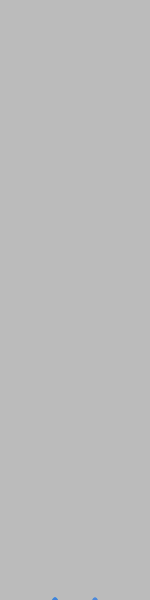
Frame 1 (no input)
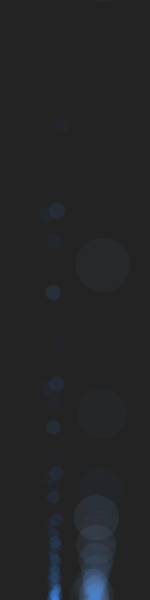
Frame 60 (the mouse pressed at the canvas centre just before this capture)
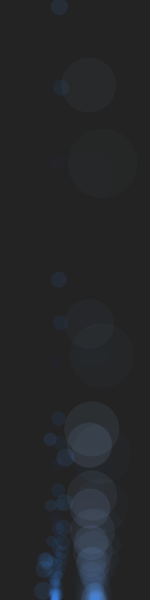
Frame 120 (the mouse held since frame 60 and released just before this capture)

The Processing sketch that drew these frames (run headless with seeded random() and noise(); from frame 60 on, the mouse is pressed at the canvas centre):

// Processing sketch: processing_41706
// ── processing_41706.pde

int numParticles = 50;

GenParticle[] p = new GenParticle[numParticles];

//Set up basic parameters (origins, velocities, etc.)

void setup() {
  size (150, 600);
  noStroke ();
  smooth ();

  for (int i = 0; i < p.length; i++) {
    float velX = i;
    float velY = i;

    if (random(50) >= 25) {
      p[i] = new rParticle((width/2) + 20, height, velX, velY, 5.0, (width/2) + 20, height);
    }
    else {
      p[i] = new cParticle((width/2) - 20, height, velX, velY, 5.0, (width/2) - 20, height);
    }
  }
}

int r = 20;

//Slow down drawing with frameRate(), set parameters for background

void draw() {
  frameRate(r);
  fill(30, 25);
  rect(0, 0, width, height);
  for (int i = 0; i < p.length; i++) {
    p[i].update();
    p[i].regenerate();
    p[i].display();    
  }
r += .05;
}

//Set up subclass of GenParticle, cParticle. Adopts the same parameters and adds onto them.

class cParticle extends GenParticle {
  float age;

  cParticle(float xIn, float yIn, float vxIn, float vyIn, float r, float ox, float oy) {
    super(xIn, yIn, vxIn, vyIn, r, ox, oy);
    age = 0; 
  }

  void display() {
    color c = lerpColor(color(60, 130, 225, 30), color(255, 255, 255, 5), age * 0.001);
    fill(c);
    ellipse(x, y, radius, radius);
    radius++;
    age++;
  }

  void regenerate() {
    if ((x > width + radius) || (x < -radius) ||
      (y > height + radius) || (y < -radius)) {
      x = originX;
      y = originY;
      vx = random(-1.0, 1.0);
      vy = random(-5.0, 7.0);
      radius = 5.0;
      age = 0;
    }
  }
}

//Set up subclass of GenParticle, rParticle. Adopts the same parameters and adds onto them.

class rParticle extends GenParticle {
  float age;

  rParticle(float xIn, float yIn, float vxIn, float vyIn, float r, float ox, float oy) {
    super(xIn, yIn, vxIn, vyIn, r, ox, oy);
    age = 0;
  }

  void display() {
    color c = lerpColor(color(60, 130, 225, 30), color(255, 255, 255, 5), age * 0.001);
    fill(c);
    ellipse(x, y, radius, radius);
    radius += 5;
    age+=50;
  }

  void regenerate() {
    if ((x > width + radius) || (x < -radius) ||
      (y > height + radius) || (y < -radius)) {
      x = originX;
      y = originY;
      vx = random(-1.0, 1.0);
      vy = random(-5.0, 7.0);
      radius = 5.0;
      age = 0;
    }
  }
}


class GenParticle extends Particle {
  float originX, originY;

  GenParticle(float xIn, float yIn, float vxIn, float vyIn, float r, float ox, float oy) {
    super(xIn, yIn, vxIn, vyIn, r);
    originX = ox;
    originY = oy;
  }

  void regenerate() {
    if ((x > width + radius) || (x < -radius) ||
      (y > height + radius) || (y < -radius)) {
      x = originX;
      y = originY;
      vx = 100;
      vy = random(-0.4, 0.5);
    }
  }
}


class Particle {
  float x, y;
  float vx, vy;
  float radius;
  float gravity = 4.75;

  Particle(float xpos, float ypos, float velx, float vely, float r) {
    x = xpos;
    y = ypos;
    vx = velx;
    vy = vely;
    radius = r;
  }

  void update() {
    vy += vy + gravity;
    y += vy;
    x += vx;
  }

  void display() {
    ellipse(x, y, radius*2, radius*2);
  }
}
